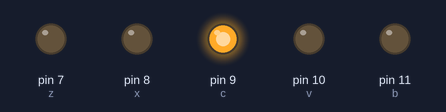
The sketch below on a simulated Arduino Uno, built with avr-gcc and run on an emulated ATmega328P. Shown: output pins drawn as LEDs (lit = HIGH).

Above: at 0.01 s.
At 0.61 s:
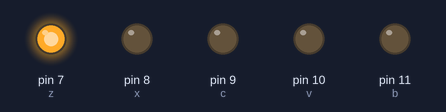
At 1.41 s:
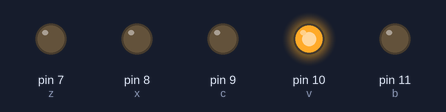
At 2.81 s:
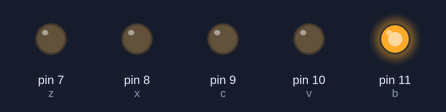
At 4.21 s:
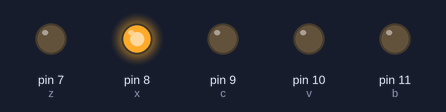
At 6.0 s:
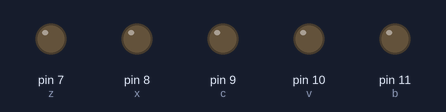
Timing chart, 0 to 7.5 s (numbered marks = the images above):
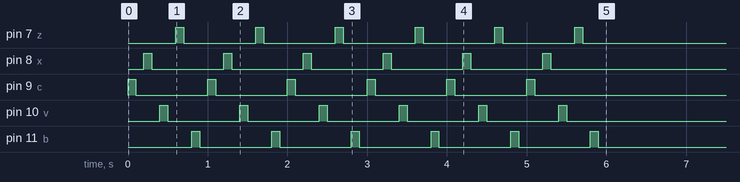

The sketch:

A2_while_25.ino
```cpp
int z = 7;
int x = 8;
int c = 9;
int v = 10;
int b = 11;
int i;
void setup()
{
  pinMode(z, OUTPUT);
  pinMode(x, OUTPUT);
  pinMode(c, OUTPUT);
  pinMode(v, OUTPUT);
  pinMode(b, OUTPUT);
  while (i < 6)
  {
    digitalWrite(c, HIGH);
    delay(100);
    digitalWrite(c, LOW);
    delay(100);

    digitalWrite(x, HIGH);
    delay(100);
    digitalWrite(x, LOW);
    delay(100);

    digitalWrite(v, HIGH);
    delay(100);
    digitalWrite(v, LOW);
    delay(100);

    digitalWrite(z, HIGH);
    delay(100);
    digitalWrite(z, LOW);
    delay(100);

    digitalWrite(b, HIGH);
    delay(100);
    digitalWrite(b, LOW);
    delay(100);
    i++;
  }
}
void loop()
{

}
```
